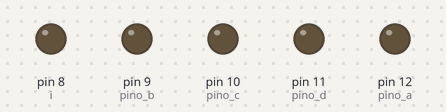
Recording of a sketch running on a simulated Arduino Uno, built with avr-gcc and run on an emulated ATmega328P. Shown: output pins drawn as LEDs (lit = HIGH).

Above: at 0.5 s.
At 2.5 s:
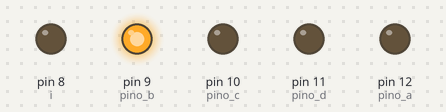
At 3.5 s:
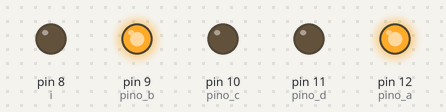
At 5.5 s:
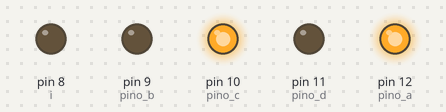
At 8.5 s:
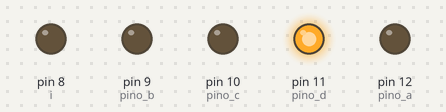
At 11.5 s:
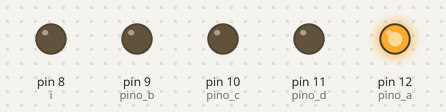
Timing chart, 0 to 13.0 s (numbered marks = the images above):
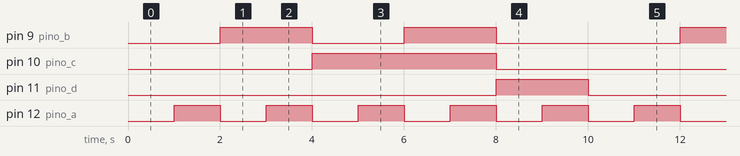

Measured:
- by itself, pin 9 (pino_b): repeats every 10.0 s: LOW 2.0 s, HIGH 2.0 s, LOW 4.0 s, HIGH 2.0 s
- by itself, pin 10 (pino_c): alternates HIGH for 4.0 s and LOW for 6.0 s
- by itself, pin 11 (pino_d): alternates HIGH for 2.0 s and LOW for 8.0 s
- by itself, pin 12 (pino_a): alternates HIGH for 1.0 s and LOW for 1.0 s

The sketch:

display_ci.ino
```cpp
int i = 8;
const int pino_a = 12;
const int pino_b = 9;
const int pino_c = 10;
const int pino_d = 11;

void setup() {
  while(i <= 12){
    pinMode(i, OUTPUT);
    i++;
   }
}

void loop() {
 //Number 0
  digitalWrite(pino_a, LOW);
  digitalWrite(pino_b, LOW);
  digitalWrite(pino_c, LOW);
  digitalWrite(pino_d, LOW);
  delay(1000);
//Number 01
  digitalWrite(pino_a, HIGH);
  digitalWrite(pino_b, LOW);
  digitalWrite(pino_c, LOW);
  digitalWrite(pino_d, LOW);
  delay(1000);
//Number 02
  digitalWrite(pino_a, LOW);
  digitalWrite(pino_b, HIGH);
  digitalWrite(pino_c, LOW);
  digitalWrite(pino_d, LOW);
  delay(1000);
//Number 03
  digitalWrite(pino_a, HIGH);
  digitalWrite(pino_b, HIGH);
  digitalWrite(pino_c, LOW);
  digitalWrite(pino_d, LOW);
  delay(1000);
//Number 04
  digitalWrite(pino_a, LOW);
  digitalWrite(pino_b, LOW);
  digitalWrite(pino_c, HIGH);
  digitalWrite(pino_d, LOW);
  delay(1000);
//Number 05
  digitalWrite(pino_a, HIGH);
  digitalWrite(pino_b, LOW);
  digitalWrite(pino_c, HIGH);
  digitalWrite(pino_d, LOW);
  delay(1000);
//Number 06
  digitalWrite(pino_a, LOW);
  digitalWrite(pino_b, HIGH);
  digitalWrite(pino_c, HIGH);
  digitalWrite(pino_d, LOW);
  delay(1000);
//Number 07
  digitalWrite(pino_a, HIGH);
  digitalWrite(pino_b, HIGH);
  digitalWrite(pino_c, HIGH);
  digitalWrite(pino_d, LOW);
  delay(1000);
//Number 08
  digitalWrite(pino_a, LOW);
  digitalWrite(pino_b, LOW);
  digitalWrite(pino_c, LOW);
  digitalWrite(pino_d, HIGH);
  delay(1000);
//Number 09
  digitalWrite(pino_a, HIGH);
  digitalWrite(pino_b, LOW);
  digitalWrite(pino_c, LOW);
  digitalWrite(pino_d, HIGH);
  delay(1000);
}
```
